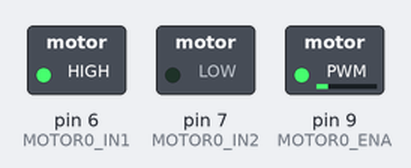
The sketch below on a simulated Arduino Mega 2560, built with avr-gcc and run on an emulated ATmega2560. On the bench: switched loads named in the sketch (green lamp = pin HIGH). What the sketch prints to the serial monitor is not drawn.

Above: at 5.05 s.
At 6.3 s:
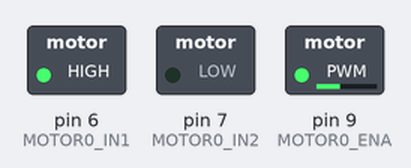
At 7.55 s:
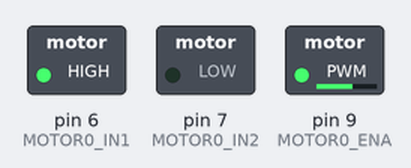
At 10.05 s:
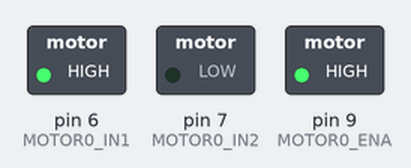
Timing chart, 0 to 13.0 s (numbered marks = the images above):
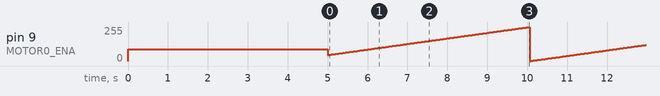

The sketch:

one_dof_closed_loop_step_resp_DUE.ino
```cpp
/* included necessary libraries */
#include <PID_v1_modified_v1.h>

/* Define pins */
#define MOTOR0_ENA 9
#define MOTOR0_IN1 6
#define MOTOR0_IN2 7
#define ENCODER0_PINA  22
#define ENCODER0_PINB  24

/* Define other macros */

/* Define variables for the dual channel encoder reading algorithm */
volatile signed long encoder0Pos = 0;


/* Define desired angles */
double desiredYaw;
double desiredPitch;


/* Define variables for serialStuff */
signed long currentTime = 0;
signed long lastTime = 0;


/* Define control variables for the PID and initialze all PID related stuff */
double actualPitch, pwmOutput;
double Kp=3, Ki=0.0028, Kd=12.8;
PID myPID(&actualPitch, &pwmOutput, &desiredPitch, Kp, Ki, Kd, DIRECT);


void setup() {
  /* set pin modes */
  pinMode(ENCODER0_PINA, INPUT);
  pinMode(ENCODER0_PINB, INPUT);
  pinMode(MOTOR0_ENA, OUTPUT);
  pinMode(MOTOR0_IN1, OUTPUT);
  pinMode(MOTOR0_IN2, OUTPUT);


  /* initialize software interrupts */
  attachInterrupt(digitalPinToInterrupt(ENCODER0_PINA), doEncoder0_A, CHANGE);
  attachInterrupt(digitalPinToInterrupt(ENCODER0_PINB), doEncoder0_B, CHANGE);


  /* Set initial rotation direction and pwm */
  digitalWrite(MOTOR0_IN1, HIGH);
  digitalWrite(MOTOR0_IN2, LOW);
  analogWrite(MOTOR0_ENA, 90);

  /* initialize serial communication */
  Serial.begin(115200);


  /* initialize actual and desired angle for the PID algorithm */
  encoder();
  desiredPitch = 15;


  /* turn the PID on */
  myPID.SetMode(AUTOMATIC);

  delay(5000);
}


void loop() {
  encoder();
  myPID.Compute();
  motor();
  serialStuff() ;
}


/* calculates the relative angle from the encoder's position count */
void encoder () {
  actualPitch = encoder0Pos * 0.9;
}


/* set the rotation and pwm of the motor */
void motor () {
  if ( pwmOutput < 0 ) {
    digitalWrite(MOTOR0_IN1, LOW);
    digitalWrite(MOTOR0_IN2, HIGH);
    analogWrite(MOTOR0_ENA, (-1 * pwmOutput));
  }
  else {
    digitalWrite(MOTOR0_IN1, HIGH);
    digitalWrite(MOTOR0_IN2, LOW);
    analogWrite(MOTOR0_ENA, pwmOutput);
  }

}


void serialStuff () {
  currentTime = millis();
  if (currentTime >= lastTime + 4) {
    Serial.print(currentTime);
    Serial.print(",");
    Serial.print(actualPitch);
    Serial.print(",");
    Serial.print(pwmOutput);
    Serial.println("");
    lastTime = currentTime;
  }
}


void doEncoder0_A() {
  // look for a low-to-high on channel A
  if (digitalRead(ENCODER0_PINA) == HIGH) {

    // check channel B to see which way encoder is turning
    if (digitalRead(ENCODER0_PINB) == LOW) {
      encoder0Pos = encoder0Pos + 1;         // CW
    }
    else {
      encoder0Pos = encoder0Pos - 1;         // CCW
    }
  }

  else   // must be a high-to-low edge on channel A
  {
    // check channel B to see which way encoder is turning
    if (digitalRead(ENCODER0_PINB) == HIGH) {
      encoder0Pos = encoder0Pos + 1;          // CW
    }
    else {
      encoder0Pos = encoder0Pos - 1;          // CCW
    }
  }
  // use for debugging - remember to comment out
}

void doEncoder0_B() {
  // look for a low-to-high on channel B
  if (digitalRead(ENCODER0_PINB) == HIGH) {

    // check channel A to see which way encoder is turning
    if (digitalRead(ENCODER0_PINA) == HIGH) {
      encoder0Pos = encoder0Pos + 1;         // CW
    }
    else {
      encoder0Pos = encoder0Pos - 1;         // CCW
    }
  }

  // Look for a high-to-low on channel B

  else {
    // check channel B to see which way encoder is turning
    if (digitalRead(ENCODER0_PINA) == LOW) {
      encoder0Pos = encoder0Pos + 1;          // CW
    }
    else {
      encoder0Pos = encoder0Pos - 1;          // CCW
    }
  }
}
```
